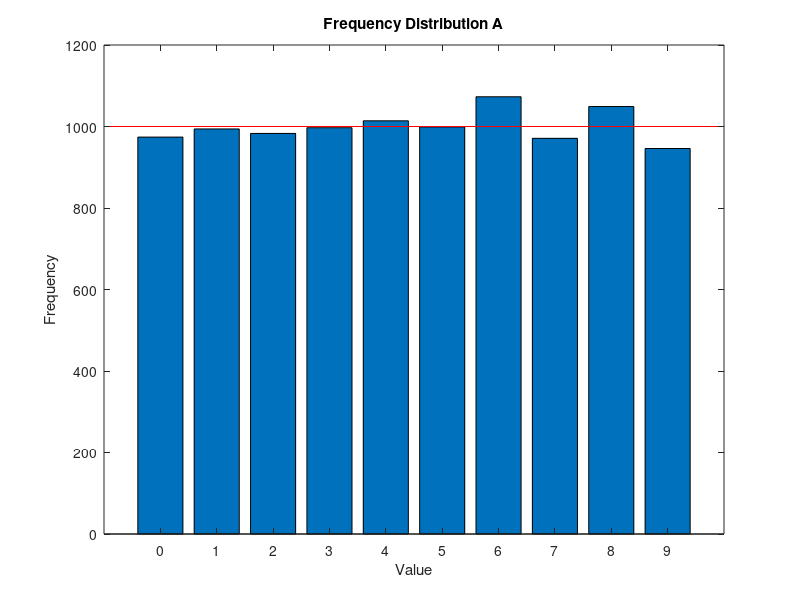
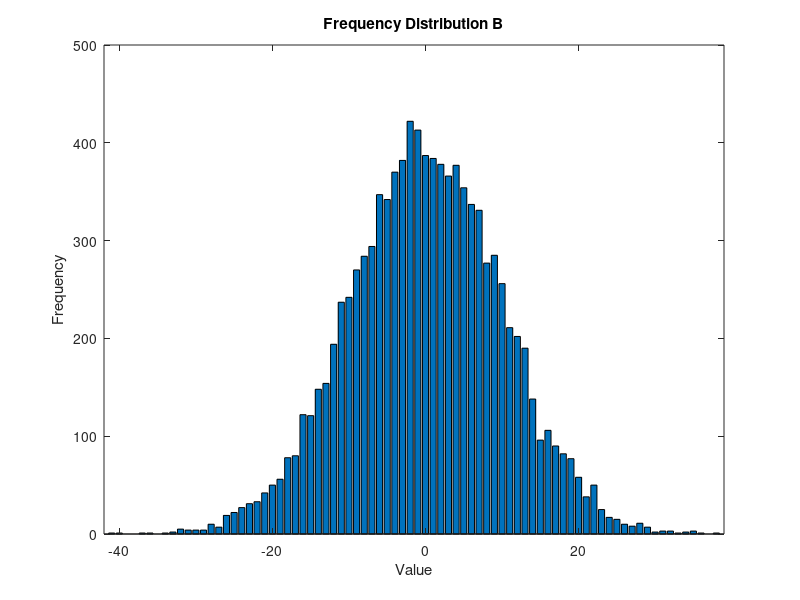
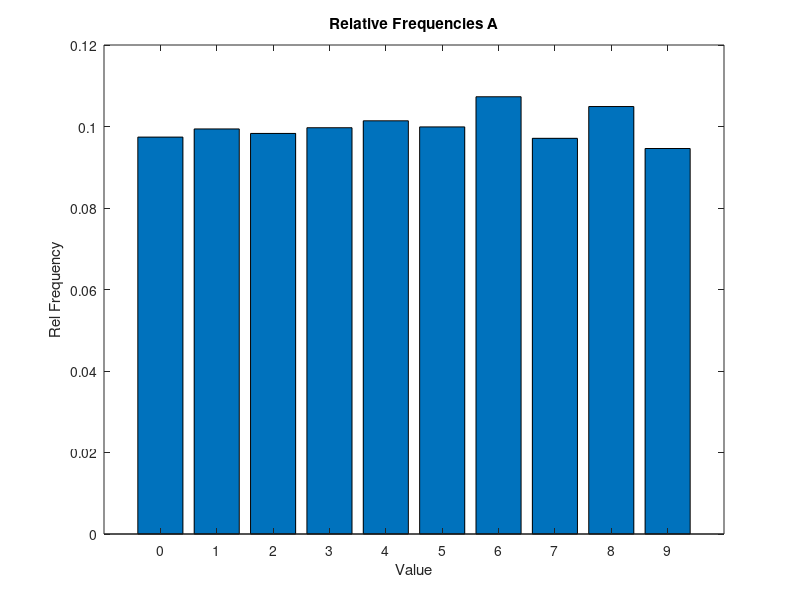
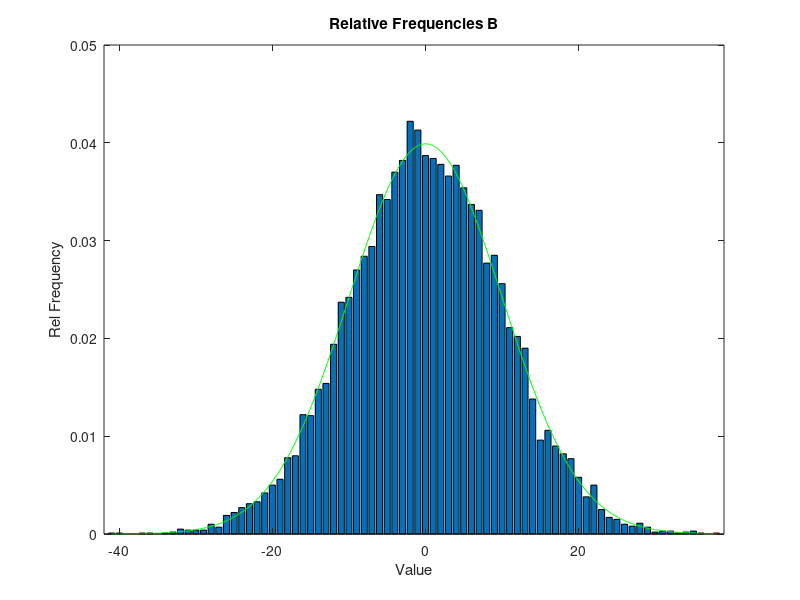

MATLAB code to generate these figures, in order:
clear all;
close all;
clc;
hold off;

N = 100;


%fix rounds towards zero
%rand creates uniformly distributed random numbers
A = fix(10*rand(N));
% round rounds to the nearest integer
% randn creates normally distributed numbers with zero mean and variance one.
B = round(10*randn(N));

minA = min(A(:));
maxA = max(A(:));

minB = min(B(:));
maxB = max(B(:));

%for each element i in the matrix: store the length of the vector, find(A==i) returns
a = [];
for i = minA:maxA
  a = [a length(find (A==i))];
end
%same for B
b = [];
for i=minB:maxB
  b = [b length(find (B==i))];
end

figure(1);
bar(minA:maxA, a);

axis([minA-1 maxA+1]);
title("Frequency Distribution A")
xlabel("Value")
ylabel("Frequency")

hold on;
line([minA-1 maxA+1],[mean(a(:)) mean(a(:))], 'Color','r');

hold off;
figure(2);
bar(minB:maxB, b);

axis([minB-1 maxB+1]);
title("Frequency Distribution B")
xlabel("Value")
ylabel("Frequency")

relFr_a = a./N^2;
relFr_b = b./N^2;

figure(3);
bar(minA:maxA, relFr_a);
axis([minA-1 maxA+1]);
title("Relative Frequencies A")
xlabel("Value")
ylabel("Rel Frequency")

figure(4);
bar(minB:maxB, relFr_b);
axis([minB-1 maxB+1]);
title("Relative Frequencies B")
xlabel("Value")
ylabel("Rel Frequency")

sumA = sum(relFr_a)
sumB = sum(relFr_b)

% normal dist 
x = minB:0.1:maxB;
m = mean(B(:));
s = std(B(:));
f = exp(-0.5*((x-m)./s).^2)./(sqrt(2*pi)*s);
hold on;
plot(x, f, 'g');



